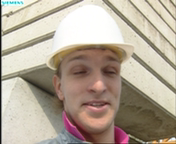
#> input picture HW1/foreman_qcif_0_rgb.bmp, 176 x 144 px
$ python hw1-1.py
#> lines starting #> are read from the running program, lines starting #| are printed output that depends on the picture
#> further down, foreman_qcif_0_rgb is the input picture: shape (144, 176, 3); mean B, G, R 151.5, 167.3, 179.7
### HW1/funtion.py
import cv2 as cv
import numpy as np
import io
from tabulate import tabulate
from huffman_codeing import build_huffman_tree, build_huffman_table, encode, decode

def RGB2Ycbcr(img_rgb):
    filter = np.array([[0.183,0.614,0.062],
                        [-0.101,-0.339,0.439],
                        [0.439,-0.399,-0.040]])
    # BGR to RGB
    bgr = img_rgb.astype(np.double)
    bgr = img_rgb
    rgb = cv.merge((bgr[:,:,2], bgr[:,:,1], bgr[:,:,0]))
    img_Ycbcr = rgb.dot(filter.T)
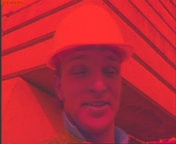
#> img_Ycbcr: shape (144, 176, 3) float64; mean R, G, B 145, -8.3, 6.1; drawn with min black and max white
    img_Ycbcr[:,:,0] += 16
    img_Ycbcr[:,:,[1,2]] += 128
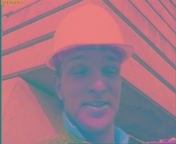
#> img_Ycbcr: shape (144, 176, 3) float64; mean R, G, B 161, 119.7, 134.1
    img_Ycbcr = img_Ycbcr.astype(np.uint8)
    return img_Ycbcr

def Downsample(img):
    height, width = img.shape
    downsample_img = np.zeros((height//2,width//2))
    for h in range(0,height,2):
        for w in range(0,width,2):
            downsample_img[h//2, w//2] = img[h, w]
    downsample_img = downsample_img.astype(np.uint8)
    return downsample_img

# [8 lines left out: function cbcrcopy, not called in this run]


def Ycbcr444toYcbcr420_file(img_ycbcr):
    (Y,cb,cr) = cv.split(img_ycbcr)
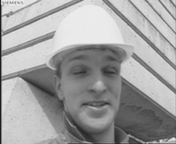
#> Y: shape (144, 176); min 24, max 235, mean 160.6
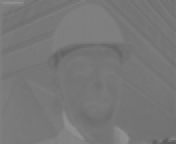
#> cb: shape (144, 176); min 88, max 144, mean 119.2
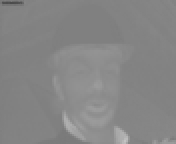
#> cr: shape (144, 176); min 75, max 195, mean 133.6
    # Downsample cb and cr (apply 420 format)
    cb = Downsample(cb)
    cr = Downsample(cr)
    # cv.imshow('Y',Y)
    # cv.imshow('cb',cb)
    # cv.imshow('cr',cr)
    # Open In-memory bytes streams (instead of using fifo)
    f = io.BytesIO()
    # Write Y, U and V to the "streams".
    f.write(Y.tobytes())
    f.write(cb.tobytes())
    f.write(cr.tobytes())
    f.seek(0)
    return Y, cb, cr, f, Y.shape

# [52 lines left out: functions Ycbcr420_file2img, Ycbcr2BGR, build_table, not called in this run]

def huffman_encode(text, huff_table):
    return encode(text, huff_table)

def huffman_decode(encoded_text, node):
    return decode(encoded_text, node)


### HW1/hw1-1.py
import cv2 as cv
import numpy as np
import os
import io
from funtion import RGB2Ycbcr, Ycbcr444toYcbcr420_file, Ycbcr420_file2img ,Ycbcr2BGR


foreman_qcif_0_rgb = cv.imread('foreman_qcif_0_rgb.bmp')
foreman_qcif_0_Ycbcr = RGB2Ycbcr(foreman_qcif_0_rgb)
#> (the run stopped early here; a loop or call above may not have finished)
